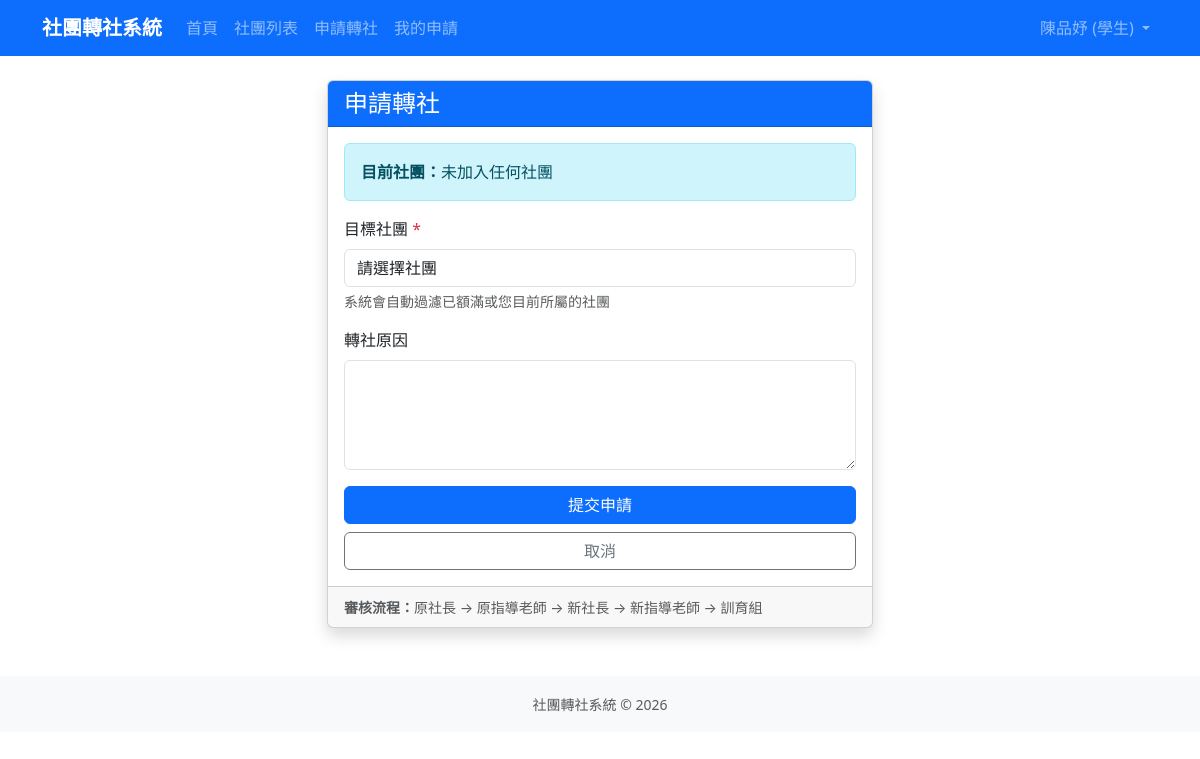
The page /transfers/apply/ (signed in) on the database its author committed.
### accounts/models.py (models this page shows, shortened)
class User(django.contrib.auth.models.AbstractUser):
    ROLE_CHOICES = [
        ('student', '學生'),
        ('president', '社長'),
        ('teacher', '指導老師'),
        ('admin', '訓育組（管理員）'),
    ]
    role = models.CharField(
        max_length=20,
        choices=ROLE_CHOICES,
        default='student',
        verbose_name='身分組'
    )
    student_id = models.CharField(
        max_length=20,
        blank=True,
        verbose_name='學號'
    )
    class_name = models.CharField(
        max_length=20,
        blank=True,
        verbose_name='班級'
    )
    seat_number = models.PositiveSmallIntegerField(
        null=True,
        blank=True,
        verbose_name='座號'
    )
    club = models.ForeignKey(
        'clubs.Club',
        on_delete=models.SET_NULL,
        null=True,
        blank=True,
        verbose_name='所屬社團',
        related_name='members'
    )
    class Meta:
        verbose_name = '使用者'
        verbose_name_plural = '使用者'

### transfers/views.py (the view, shortened to what this page needs)
# urls.py: path('apply/', views.TransferApplyView.as_view(), name='transfer_apply'),
class TransferApplyView(LoginRequiredMixin, TransferApplicantRequiredMixin, TransferWindowOpenRequiredMixin, CreateView):
    model = TransferRequest
    template_name = 'transfers/transfer_form.html'
    fields = ['target_club', 'reason']
    success_url = reverse_lazy('my_requests')
    def get_form(self, form_class=None):
        form = super().get_form(form_class)
        user = self.request.user
        if user.club:
            available_clubs = Club.objects.filter(
                is_active=True,
                current_members__lt=models.F('max_members')
            ).exclude(id=user.club.id)
        else:
            available_clubs = Club.objects.filter(
                is_active=True,
                current_members__lt=models.F('max_members')
            )
        form.fields['target_club'].queryset = available_clubs
        form.fields['target_club'].label = '目標社團'
        form.fields['target_club'].empty_label = '請選擇社團'
        form.fields['reason'].label = '轉社原因'
        form.fields['reason'].widget.attrs['rows'] = 4
        target_club_id = self.request.GET.get('target_club')
        if target_club_id and available_clubs.filter(pk=target_club_id).exists():
            form.initial['target_club'] = target_club_id
        return form

### accounts/permissions.py (called while the page is built)
def is_training_admin(user):
    return bool(
        user
        and user.is_authenticated
        and (user.is_superuser or getattr(user, 'role', None) == 'admin')
    )

def is_actual_club_president(user):
    if not user or not user.is_authenticated or getattr(user, 'role', None) != 'president':
        return False
    return any(
        display_text_matches_user(club.president, user)
        for club in Club.objects.filter(is_active=True).exclude(president='')
    )

def is_assigned_club_teacher(user):
    if not user or not user.is_authenticated or getattr(user, 'role', None) != 'teacher':
        return False
    return any(
        display_text_matches_user(club.teacher, user)
        for club in Club.objects.filter(is_active=True).exclude(teacher='')
    )

def can_review_transfer_requests(user):
    return (
        is_training_admin(user)
        or is_actual_club_president(user)
        or is_assigned_club_teacher(user)
    )

### accounts/templatetags/account_extras.py (called while the page is built)
@register.filter
def display_role(user):
    if getattr(user, 'role', None) == 'president' and not user_is_club_president(user, user.club):
        return '學生'
    return user.get_role_display()

@register.filter
def can_review_transfers(user):
    return can_review_transfer_requests(user)

### clubs/models.py (called while the page is built)
    def __str__(self):
        return self.name

### transfers/context_processors.py (called while the page is built, shortened)
def transfer_window(request):
    context = get_transfer_window_state()
    user = getattr(request, 'user', None)
    context['admin_pending_review_count'] = 0
    return context

### transfers/models.py (called while the page is built)
    @classmethod
    def get_current(cls):
        return cls.objects.order_by('-updated_at', '-pk').first()

    def is_open(self, today=None):
        if self.is_paused:
            return False
        today = today or timezone.localdate()
        return self.start_date <= today <= self.end_date

    def get_status(self, today=None):
        if self.is_paused:
            return 'paused'
        today = today or timezone.localdate()
        if today < self.start_date:
            return 'not_started'
        if today > self.end_date:
            return 'ended'
        return 'open'

### transfers/services.py (called while the page is built)
def get_transfer_window_state():
    transfer_window = TransferWindow.get_current()
    is_open = transfer_window.is_open() if transfer_window else False
    status = transfer_window.get_status() if transfer_window else 'not_configured'
    return {
        'transfer_window': transfer_window,
        'transfer_window_is_open': is_open,
        'transfer_window_status': status,
        'transfer_window_is_paused': status == 'paused',
    }

### templates/transfers/transfer_form.html (shortened to what this page needs)
{% extends 'base.html' %}
{% block content %}
<div class="row justify-content-center">
    <div class="col-md-8 col-lg-6">
        <div class="card shadow">
            <div class="card-header bg-primary text-white">
                <h4 class="mb-0">申請轉社</h4>
            </div>
            <div class="card-body">
                <div class="alert alert-info">
                    <strong>目前社團：</strong>{{ user.club.name|default:"未加入任何社團" }}
                </div>
                <form method="post">
                    <div class="mb-3">
                        <label for="{{ form.target_club.id_for_label }}" class="form-label">
                            目標社團 <span class="text-danger">*</span>
                        </label>
                        {{ form.target_club }}
                        <div class="form-text">系統會自動過濾已額滿或您目前所屬的社團</div>
                    </div>
                    <div class="mb-3">
                        <label for="{{ form.reason.id_for_label }}" class="form-label">
                            轉社原因
                        </label>
                        {{ form.reason }}
                    </div>
                    <div class="d-grid gap-2">
                        <button type="submit" class="btn btn-primary">提交申請</button>
                        <a href="{% url 'home' %}" class="btn btn-outline-secondary">取消</a>
                    </div>
                </form>
            </div>
            <div class="card-footer">
                <small class="text-muted">
                    <strong>審核流程：</strong>原社長 → 原指導老師 → 新社長 → 新指導老師 → 訓育組
                </small>
            </div>
        </div>
    </div>
</div>
{% endblock %}

### templates/base.html (shortened to what this page needs)
<!DOCTYPE html>
{% load account_extras %}
<html lang="zh-TW">
<head>
    <link href="https://cdn.jsdelivr.net/npm/bootstrap@5.3.0/dist/css/bootstrap.min.css" rel="stylesheet">
</head>
<body>
    <nav class="navbar navbar-expand-lg navbar-dark bg-primary">
        <div class="container">
            <a class="navbar-brand" href="{% url 'home' %}">社團轉社系統</a>
            <div class="collapse navbar-collapse" id="navbarNav">
                <ul class="navbar-nav me-auto">
                    <li class="nav-item">
                        <a class="nav-link" href="{% url 'home' %}">首頁</a>
                    </li>
                    <li class="nav-item">
                        <a class="nav-link" href="{% url 'club_list' %}">社團列表</a>
                    </li>
                    {% if user.is_authenticated %}
                        {% if user.role == 'student' %}
                            {% if transfer_window_is_open %}
                                <li class="nav-item">
                                    <a class="nav-link" href="{% url 'transfer_apply' %}">申請轉社</a>
                                </li>
                            {% endif %}
                            <li class="nav-item">
                                <a class="nav-link" href="{% url 'my_requests' %}">我的申請</a>
                            </li>
                        {% endif %}
                    {% endif %}
                </ul>
                <ul class="navbar-nav">
                    {% if user.is_authenticated %}
                        <li class="nav-item dropdown">
                            <a class="nav-link dropdown-toggle" href="#" role="button" data-bs-toggle="dropdown">
                                {{ user.get_full_name|default:user.username }} ({{ user|display_role }})
                            </a>
                        </li>
                    {% else %}
                        <li class="nav-item">
                            <a class="nav-link" href="{% url 'login' %}">登入</a>
                        </li>
                    {% endif %}
                </ul>
            </div>
        </div>
    </nav>
    <main class="container my-4">
        {% block content %}{% endblock %}
    </main>
    <footer class="bg-light py-3 mt-5">
        <div class="container text-center text-muted">
            <small>社團轉社系統 &copy; 2026</small>
        </div>
    </footer>
</body>
</html>

### templates/base.html (style rules this page uses)
.navbar-brand { font-weight: bold; }

### rows shown on the page
User: get_full_name "陳品妤", role "學生", club.name "未加入任何社團"
